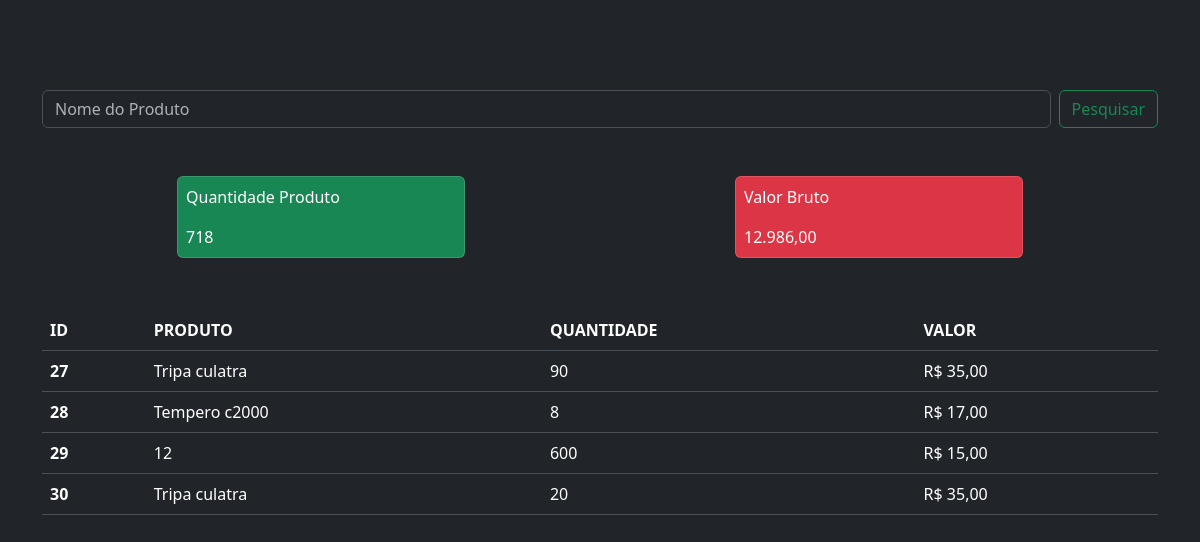
Page /estoque_filipe/ on the earlier database version.
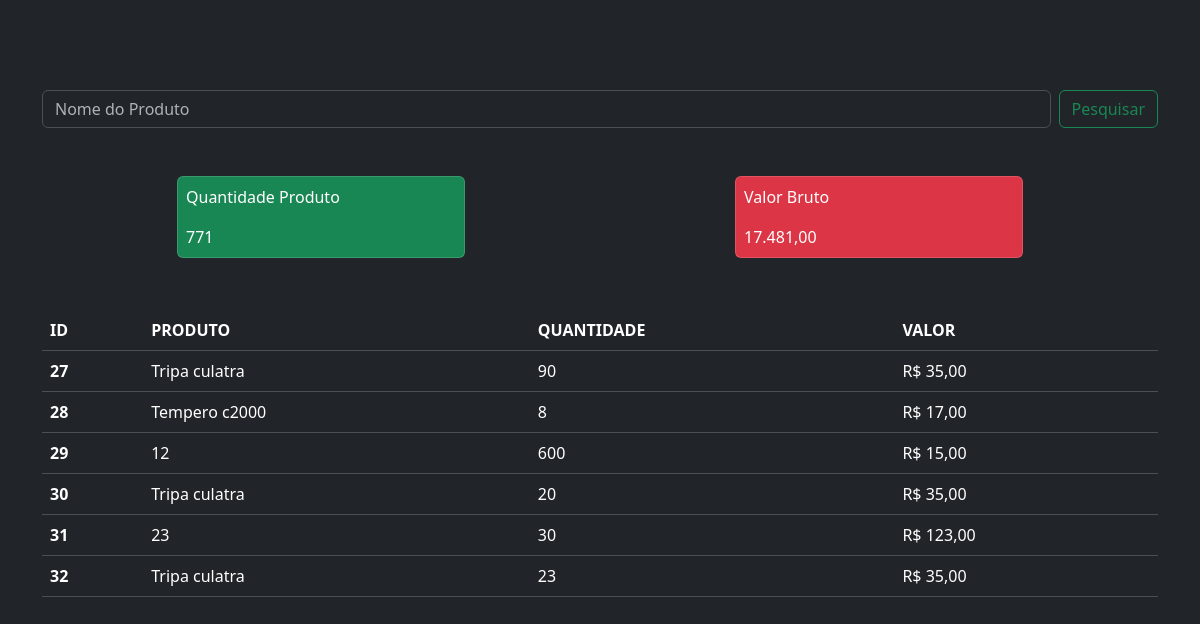
Same page on the later database version.
### carroestoque/models.py (models this page shows, shortened)
class EstoqueCarroFilipe(models.Model):
    produto = models.ForeignKey(Produto, on_delete=models.CASCADE)
    quantidade = models.IntegerField(default=0)
    valor = models.DecimalField(max_digits=7 , decimal_places=2, blank=True, null=True ,default=0.00)
    data_entrada = models.DateTimeField(auto_now_add=True)

### produto/models.py (models this page shows)
class Produto(models.Model):
    produto = models.CharField(max_length=200)
    tipo = models.OneToOneField(Tipo, on_delete=models.CASCADE)
    marca = models.CharField(max_length=100)
    custo = models.DecimalField(decimal_places=2 , max_digits=8)
    preco_venda = models.DecimalField(decimal_places=2 , max_digits=8)
    quantidade = models.IntegerField()
    def __str__(self):
        return f"{self.produto}"

### carroestoque/views.py (the view)
# urls.py: path('estoque_filipe/', EstoqueCarroFilipeView.as_view() ,name='estoque_filipe'),
class EstoqueCarroFilipeView(ListView):
    queryset = EstoqueCarroFilipe.objects.all()
    template_name = 'estoque_carro_filipe.html'
    context_object_name = 'car_filipe'
    def get_queryset(self):
        query_filipe = super().get_queryset()
        search_filipe = self.request.GET.get('carro_filipe')
        if search_filipe:
            query_filipe = query_filipe.filter(produto__produto__icontains=search_filipe)
        return query_filipe
    def get_context_data(self, **kwargs):
        context = super().get_context_data(**kwargs)
        context['title'] = 'estoque filipe'
        context['custo'] = get_metricas_filipe()
        return context

### carroestoque/metrica.py (called while the page is built)
def get_metricas_filipe():
    prod_carro = EstoqueCarroFilipe.objects.all()
    custo_de_estoque = sum(produto.valor * produto.quantidade for produto in prod_carro)
    valor_bruto = sum(produto.valor * produto.quantidade for produto in prod_carro)
    quantidade_total = sum(produto.quantidade for produto in prod_carro)
    return dict(
        custo_de_estoque = number_format(custo_de_estoque, decimal_pos=2, force_grouping=True),
        quantidade_total = quantidade_total,
    )

### carroestoque/templates/estoque_carro_filipe.html (shortened to what this page needs)
{% extends "base.html" %}
{% block content %}
  <div class="container">
    <div>
      <form class="d-flex mb-5" role="search">
        <input class="form-control me-2" type="search" placeholder="Nome do Produto" aria-label="Search" name="carro_filipe">
        <button class="btn btn-outline-success" type="submit">Pesquisar</button>
      </form>
    </div>
    <div >
      {% include "partials/_metrica_adm_vendedor.html" %}
    </div>
    <table class="table">
      <thead>
        <tr>
          <th scope="col">ID</th>
          <th scope="col">PRODUTO</th>
          <th scope="col">QUANTIDADE</th>
          <th scope="col">VALOR</th>
        </tr>
      </thead>
      <tbody>
        {% for filipe in car_filipe %}
          <tr>
            <th scope="row">{{filipe.id}}</th>
            <td>{{filipe.produto}}</td>
            <td>{{filipe.quantidade}}</td>
            <td>R$ {{filipe.valor}}</td>
          </tr>
        {% endfor %}
      </tbody>
    </table>
  </div>
{% endblock %}

Differences in the rows shown:
added EstoqueCarroFilipe: id "31", produto "23", quantidade "30", valor "123,00"
added EstoqueCarroFilipe: id "32", produto "Tripa culatra", quantidade "23", valor "35,00"
Other differences:
{{ custo.quantidade_total }}: "718" → "771"
{{ custo.custo_de_estoque }}: "12.986,00" → "17.481,00"
